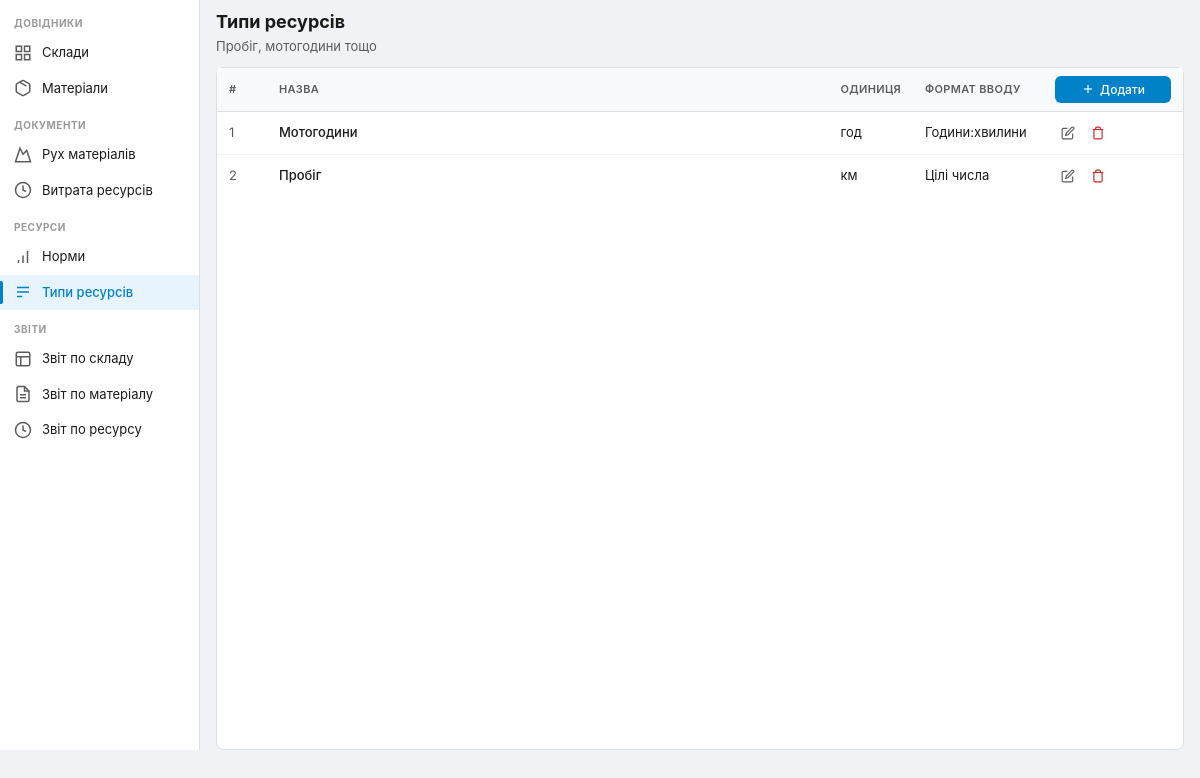
/resources/types, run on the app's committed database.
### tables this page shows
CREATE TABLE `resource_types` (
  `id` int(10) unsigned NOT NULL AUTO_INCREMENT,
  `name` varchar(100) NOT NULL,
  `unit` varchar(30) NOT NULL,
  `format` varchar(10) NOT NULL DEFAULT 'int',
  `author` varchar(255) DEFAULT NULL,
  `created_at` timestamp NULL DEFAULT current_timestamp(),
  PRIMARY KEY (`id`)
);

### core/Controller.php (called while the page is built, shortened)
<?php
abstract class Controller
{
    protected Database $db;
    public function __construct(Database $db)
    {
        $this->db = $db;
    }
    protected function render(string $view, array $data = []): void
    {
        $data['basePath'] = BASE_PATH;
        $data['activePage'] = $data['activePage'] ?? '';
        $flashMessages = $_SESSION['flash_messages'] ?? [];
        $data['flashMessages'] = $flashMessages;
        $data['globalDateFrom'] = $_COOKIE['sklad_date_from'] ?? $_SESSION['date_from'] ?? date('Y-m-01');
        $data['globalDateTo'] = $_COOKIE['sklad_date_to'] ?? $_SESSION['date_to'] ?? date('Y-m-d');
        $configModel = new ConfigModel($this->db);
        $data['closedDate'] = $configModel->getClosedDate();
        if (!function_exists('formatLabel')) {
            function formatLabel(string $format): string
            {
                switch ($format) {
                    case 'int':  return 'Цілі числа';
                    case 'hm':   return 'Години:хвилини';
                }
            }
        }
        extract($data);
        $viewFile = ROOT_PATH . '/views/' . $view . '.php';
        require $viewFile;
        require ROOT_PATH . '/views/layout.php';
    }
}

### controllers/ResourcesController.php (called while the page is built, shortened)
<?php
class ResourcesController extends Controller
{
    private ResourceModel $model;
    public function __construct(Database $db)
    {
        $this->model = new ResourceModel($db);
    }
    public function types(): void
    {
        $types = $this->model->getTypes();
        $this->render('resources/types', [
            'title' => 'Типи ресурсів',
            'types' => $types,
            'activePage' => 'resource-types',
        ]);
    }
}

### index.php (called while the page is built, shortened)
<?php
spl_autoload_register(function ($class) {
    $dirs = ['core', 'models', 'controllers'];
    foreach ($dirs as $dir) {
        $file = ROOT_PATH . '/' . $dir . '/' . $class . '.php';
        if (file_exists($file)) {
            return;
        }
    }
});
require_once ROOT_PATH . '/config/database.php';
try {
    $db = Database::getInstance();
} catch (Exception $e) {
    die('Помилка підключення до бази даних: ' . $e->getMessage());
}
$requestUri = $_SERVER['REQUEST_URI'];
$route = parse_url($requestUri, PHP_URL_PATH);
$route = substr($route, strlen(BASE_PATH));
$route = trim($route, '/');
$parts = explode('/', $route);
$action = $parts[1] ?? 'index';
$id = $parts[2] ?? null;
try {
    $controller = new $controllerName($db);
    $controller->$action($id);
} catch (Exception $e) {
    http_response_code(500);
    echo '<h1>Помилка сервера</h1><p>' . htmlspecialchars($e->getMessage()) . '</p>';
}

### core/Model.php (called while the page is built, shortened)
<?php
abstract class Model
{
    public function __construct(Database $db)
    {
        $this->db = $db;
    }
}

### config/database.php (called while the page is built, shortened)
<?php
class Database
{
    private PDO $pdo;
    private function __construct(array $config)
    {
        $dsn = sprintf(
            'mysql:host=%s;dbname=%s;charset=utf8mb4',
            $config['host'],
            $config['name']
        );
        $options = [
            PDO::ATTR_ERRMODE => PDO::ERRMODE_EXCEPTION,
            PDO::ATTR_DEFAULT_FETCH_MODE => PDO::FETCH_ASSOC,
            PDO::ATTR_EMULATE_PREPARES => false,
        ];
        $this->pdo = new PDO($dsn, $config['user'], $config['pass'], $options);
    }
    public function query(string $sql, array $params = []): PDOStatement
    {
        $stmt = $this->pdo->prepare($sql);
        $stmt->execute($params);
        return $stmt;
    }
}

### models/ResourceModel.php (called while the page is built, shortened)
<?php
class ResourceModel extends Model
{
    public function getTypes(): array
    {
        return $this->db->query("SELECT * FROM resource_types ORDER BY name")->fetchAll();
    }
}

### views/resources/types.php (the view, shortened to what this page needs)
<div class="page-header">
    <div>
        <h1 class="page-title">Типи ресурсів</h1>
        <p class="page-subtitle">Пробіг, мотогодини тощо</p>
    </div>
</div>
<div class="card card-stretch">
    <?php if (empty($types)): ?>
    <div class="empty-state">
        <p>Типів ресурсів поки немає</p>
        <button class="btn btn-primary btn-sm" onclick="openResourceTypeModal()">Додати перший тип</button>
    </div>
    <?php else: ?>
    <div class="table-scroll">
    <table class="data-table">
        <thead>
            <tr>
                <th style="width:50px">#</th>
                <th>Назва</th>
                <th style="width:80px">Одиниця</th>
                <th style="width:130px">Формат вводу</th>
                <th style="width:140px">
                    <button class="btn btn-primary btn-sm table-header-add" onclick="openResourceTypeModal()">
                        <svg width="14" height="14" viewBox="0 0 24 24" fill="none" stroke="currentColor" stroke-width="2">
                            <line x1="12" y1="5" x2="12" y2="19"/><line x1="5" y1="12" x2="19" y2="12"/>
                        </svg>
                        Додати
                    </button>
                </th>
            </tr>
        </thead>
        <tbody>
            <?php foreach ($types as $i => $t): ?>
            <tr class="row-editable" ondblclick="openResourceTypeModal(<?= $t['id'] ?>, '<?= htmlspecialchars(addslashes($t['name'])) ?>', '<?= htmlspecialchars(addslashes($t['unit'])) ?>', '<?= $t['format'] ?? 'int' ?>')">
                <td class="text-muted"><?= $i + 1 ?></td>
                <td class="font-medium"><?= htmlspecialchars($t['name']) ?></td>
                <td><?= htmlspecialchars($t['unit']) ?></td>
                <td><?= formatLabel($t['format'] ?? 'int') ?></td>
                <td>
                    <div class="actions">
                        <button class="btn-icon" title="Редагувати"
                                onclick="openResourceTypeModal(<?= $t['id'] ?>, '<?= htmlspecialchars(addslashes($t['name'])) ?>', '<?= htmlspecialchars(addslashes($t['unit'])) ?>', '<?= $t['format'] ?? 'int' ?>')">
                            <svg width="14" height="14" viewBox="0 0 24 24" fill="none" stroke="currentColor" stroke-width="2">
                                <path d="M11 4H4a2 2 0 00-2 2v14a2 2 0 002 2h14a2 2 0 002-2v-7"/>
                                <path d="M18.5 2.5a2.121 2.121 0 013 3L12 15l-4 1 1-4 9.5-9.5z"/>
                            </svg>
                        </button>
                        <button class="btn-icon btn-icon-danger" title="Видалити"
                                onclick="confirmDelete('<?= $basePath ?>/resources/deletetype/<?= $t['id'] ?>', 'Видалити тип «<?= htmlspecialchars(addslashes($t['name'])) ?>»?')">
                            <svg width="14" height="14" viewBox="0 0 24 24" fill="none" stroke="currentColor" stroke-width="2">
                                <path d="M3 6h18"/><path d="M19 6v14a2 2 0 01-2 2H7a2 2 0 01-2-2V6m3 0V4a2 2 0 012-2h4a2 2 0 012 2v2"/>
                            </svg>
                        </button>
                    </div>
                </td>
            </tr>
            <?php endforeach; ?>
        </tbody>
    </table>
    </div>
    <?php endif; ?>
</div>

### assets/css/style.css (style rules this page uses)
:root { --blue: #0082c9; --blue-dark: #006aa3; --blue-light: #e8f4fd; --bg: #f0f2f5; --surface: #ffffff; --border: #dce0e5; --text: #1a1a1a; --text-secondary: #5c5c5c; --success: #2e7d32; --danger: #c62828; --warning: #f57c00; --sidebar-width: 200px; --nc-header: 50px; }
* { box-sizing: border-box; margin: 0; padding: 0; }
html, body { height: 100%; }
body { font-family: 'Inter', -apple-system, BlinkMacSystemFont, sans-serif; font-size: 14px; line-height: 1.5; color: var(--text); background: var(--bg); -webkit-font-smoothing: antialiased; }
.main > .card-stretch { flex: 1; min-height: 0; display: flex; flex-direction: column; margin-bottom: 0; }
.card-stretch > .table-scroll { flex: 1; min-height: 0; max-height: none; }
.page-header { display: flex; align-items: flex-start; justify-content: space-between; margin-bottom: 10px; gap: 8px; flex-shrink: 0; flex-wrap: wrap; }
.page-title { font-size: 18px; font-weight: 700; margin: 0; }
.page-subtitle { font-size: 13px; color: var(--text-secondary); margin-top: 2px; }
.card { background: var(--surface); border-radius: 8px; border: 1px solid var(--border); margin-bottom: 12px; }
.btn { display: inline-flex; align-items: center; gap: 5px; padding: 7px 14px; border-radius: 6px; font-size: 13px; font-weight: 500; cursor: pointer; border: 1px solid transparent; font-family: inherit; text-decoration: none; transition: all 0.1s; }
.btn-primary { background: var(--blue); color: white; }
.btn-sm { padding: 5px 10px; font-size: 12px; }
.btn-icon { display: inline-flex; align-items: center; justify-content: center; padding: 6px; border-radius: 4px; background: none; border: none; cursor: pointer; color: var(--text-secondary); }
.btn-icon-danger { color: var(--danger); }
.actions { display: flex; gap: 4px; }
.table-header-add { width: 100%; justify-content: center; padding: 5px 10px; }
.row-editable { cursor: pointer; }
.table-scroll { overflow: auto; }
.data-table { width: 100%; border-collapse: collapse; }
.data-table thead th { background: #f8f9fb; padding: 8px 12px; text-align: left; font-weight: 600; font-size: 11px; color: var(--text-secondary); text-transform: uppercase; letter-spacing: 0.03em; border-bottom: 1px solid var(--border); white-space: nowrap; }
.table-scroll .data-table thead th { position: sticky; top: 0; z-index: 5; box-shadow: 0 1px 0 var(--border); }
.data-table tbody tr { transition: background 0.1s; }
.data-table tbody td { padding: 8px 12px; border-bottom: 1px solid #f0f2f5; font-size: 13px; }
.data-table tbody tr:last-child td { border-bottom: none; }
.data-table .text-muted { color: var(--text-secondary); }
.data-table .font-medium { font-weight: 500; }

### data on the page
resource_types: name "Мотогодини", unit "год", format "Години:хвилини"
resource_types: name "Пробіг", unit "км", format "Цілі числа"
